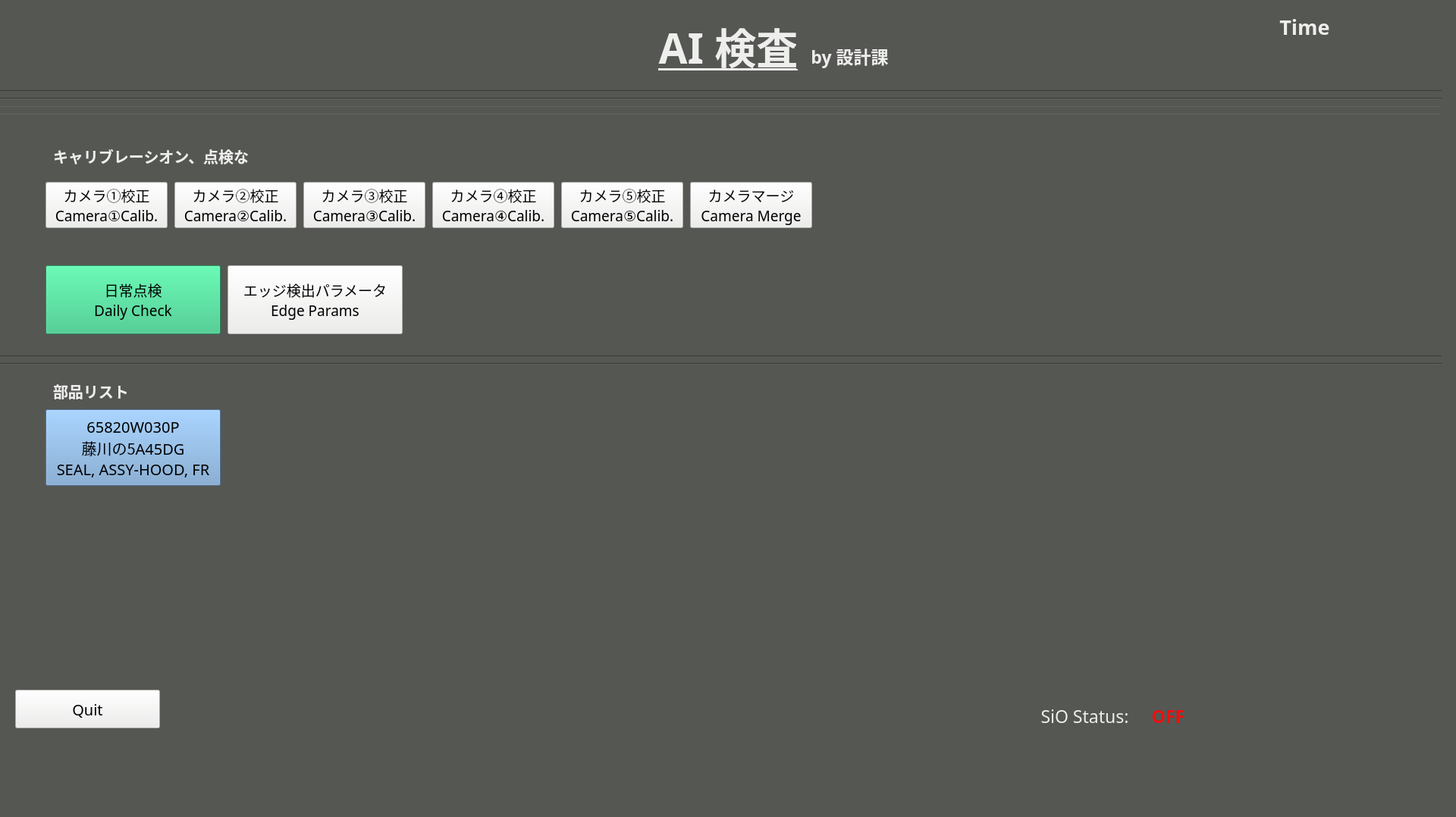
<?xml version="1.0" encoding="UTF-8"?>
<ui version="4.0">
 <class>MainWindow</class>
 <widget class="QMainWindow" name="MainWindow">
  <property name="enabled">
   <bool>true</bool>
  </property>
  <property name="geometry">
   <rect>
    <x>0</x>
    <y>0</y>
    <width>1920</width>
    <height>1078</height>
   </rect>
  </property>
  <property name="windowTitle">
   <string>MainWindow</string>
  </property>
  <property name="styleSheet">
   <string notr="true">background-color: rgb(85, 87, 83);</string>
  </property>
  <widget class="QWidget" name="centralwidget">
   <property name="enabled">
    <bool>true</bool>
   </property>
   <widget class="QPushButton" name="camcalibrationbutton1">
    <property name="geometry">
     <rect>
      <x>60</x>
      <y>240</y>
      <width>161</width>
      <height>61</height>
     </rect>
    </property>
    <property name="font">
     <font>
      <family>Ubuntu Mono</family>
      <pointsize>14</pointsize>
     </font>
    </property>
    <property name="styleSheet">
     <string notr="true">background-color: rgb(238, 238, 236);</string>
    </property>
    <property name="text">
     <string extracomment="Generate intrinsic camera parameter">カメラ①校正 
Camera①Calib.</string>
    </property>
   </widget>
   <widget class="Line" name="line_1">
    <property name="geometry">
     <rect>
      <x>0</x>
      <y>460</y>
      <width>1901</width>
      <height>20</height>
     </rect>
    </property>
    <property name="orientation">
     <enum>Qt::Horizontal</enum>
    </property>
   </widget>
   <widget class="QPushButton" name="P65820W030Pbutton">
    <property name="geometry">
     <rect>
      <x>60</x>
      <y>540</y>
      <width>231</width>
      <height>101</height>
     </rect>
    </property>
    <property name="font">
     <font>
      <family>Ubuntu Mono</family>
      <pointsize>15</pointsize>
     </font>
    </property>
    <property name="styleSheet">
     <string notr="true">background-color: rgb(238, 238, 236);
background-color: rgb(114, 159, 207);</string>
    </property>
    <property name="text">
     <string>65820W030P
藤川の5A45DG
SEAL, ASSY-HOOD, FR</string>
    </property>
   </widget>
   <widget class="Line" name="line_2">
    <property name="geometry">
     <rect>
      <x>0</x>
      <y>470</y>
      <width>1901</width>
      <height>20</height>
     </rect>
    </property>
    <property name="orientation">
     <enum>Qt::Horizontal</enum>
    </property>
   </widget>
   <widget class="QLabel" name="label_1">
    <property name="geometry">
     <rect>
      <x>70</x>
      <y>500</y>
      <width>211</width>
      <height>31</height>
     </rect>
    </property>
    <property name="font">
     <font>
      <family>Ubuntu Mono</family>
      <pointsize>15</pointsize>
      <weight>75</weight>
      <bold>true</bold>
     </font>
    </property>
    <property name="styleSheet">
     <string notr="true">color: rgb(238, 238, 236);</string>
    </property>
    <property name="text">
     <string>部品リスト</string>
    </property>
    <property name="alignment">
     <set>Qt::AlignLeading|Qt::AlignLeft|Qt::AlignVCenter</set>
    </property>
   </widget>
   <widget class="QLabel" name="label_2">
    <property name="geometry">
     <rect>
      <x>70</x>
      <y>190</y>
      <width>361</width>
      <height>31</height>
     </rect>
    </property>
    <property name="font">
     <font>
      <family>Ubuntu Mono</family>
      <pointsize>15</pointsize>
      <weight>75</weight>
      <bold>true</bold>
     </font>
    </property>
    <property name="styleSheet">
     <string notr="true">color: rgb(238, 238, 236);</string>
    </property>
    <property name="text">
     <string>キャリブレーシオン、点検な</string>
    </property>
    <property name="alignment">
     <set>Qt::AlignLeading|Qt::AlignLeft|Qt::AlignVCenter</set>
    </property>
   </widget>
   <widget class="QPushButton" name="edgedetectbutton">
    <property name="geometry">
     <rect>
      <x>300</x>
      <y>350</y>
      <width>231</width>
      <height>91</height>
     </rect>
    </property>
    <property name="font">
     <font>
      <family>Ubuntu Mono</family>
      <pointsize>14</pointsize>
     </font>
    </property>
    <property name="styleSheet">
     <string notr="true">background-color: rgb(238, 238, 236);</string>
    </property>
    <property name="text">
     <string extracomment="param for canny">エッジ検出パラメータ
Edge Params</string>
    </property>
   </widget>
   <widget class="QPushButton" name="quitbutton">
    <property name="geometry">
     <rect>
      <x>20</x>
      <y>910</y>
      <width>191</width>
      <height>51</height>
     </rect>
    </property>
    <property name="font">
     <font>
      <family>Ubuntu Mono</family>
      <pointsize>15</pointsize>
     </font>
    </property>
    <property name="styleSheet">
     <string notr="true">background-color: rgb(238, 238, 236);</string>
    </property>
    <property name="text">
     <string>Quit</string>
    </property>
   </widget>
   <widget class="Line" name="line_3">
    <property name="geometry">
     <rect>
      <x>0</x>
      <y>140</y>
      <width>1901</width>
      <height>20</height>
     </rect>
    </property>
    <property name="orientation">
     <enum>Qt::Horizontal</enum>
    </property>
   </widget>
   <widget class="Line" name="line_4">
    <property name="geometry">
     <rect>
      <x>0</x>
      <y>130</y>
      <width>1901</width>
      <height>20</height>
     </rect>
    </property>
    <property name="orientation">
     <enum>Qt::Horizontal</enum>
    </property>
   </widget>
   <widget class="Line" name="line_5">
    <property name="geometry">
     <rect>
      <x>0</x>
      <y>110</y>
      <width>1901</width>
      <height>20</height>
     </rect>
    </property>
    <property name="orientation">
     <enum>Qt::Horizontal</enum>
    </property>
   </widget>
   <widget class="Line" name="line_6">
    <property name="geometry">
     <rect>
      <x>0</x>
      <y>120</y>
      <width>1901</width>
      <height>20</height>
     </rect>
    </property>
    <property name="orientation">
     <enum>Qt::Horizontal</enum>
    </property>
   </widget>
   <widget class="QLabel" name="label_3">
    <property name="geometry">
     <rect>
      <x>800</x>
      <y>10</y>
      <width>321</width>
      <height>91</height>
     </rect>
    </property>
    <property name="font">
     <font>
      <family>Uroob</family>
      <pointsize>41</pointsize>
      <weight>75</weight>
      <bold>true</bold>
      <underline>true</underline>
     </font>
    </property>
    <property name="styleSheet">
     <string notr="true">color: rgb(238, 238, 236);</string>
    </property>
    <property name="text">
     <string>AI 検査</string>
    </property>
    <property name="alignment">
     <set>Qt::AlignBottom|Qt::AlignHCenter</set>
    </property>
   </widget>
   <widget class="QLabel" name="label_4">
    <property name="geometry">
     <rect>
      <x>1050</x>
      <y>50</y>
      <width>141</width>
      <height>41</height>
     </rect>
    </property>
    <property name="font">
     <font>
      <family>Uroob</family>
      <pointsize>17</pointsize>
      <weight>75</weight>
      <bold>true</bold>
      <underline>false</underline>
     </font>
    </property>
    <property name="styleSheet">
     <string notr="true">color: rgb(238, 238, 236);</string>
    </property>
    <property name="text">
     <string>by 設計課</string>
    </property>
    <property name="alignment">
     <set>Qt::AlignBottom|Qt::AlignHCenter</set>
    </property>
   </widget>
   <widget class="QLabel" name="label_5">
    <property name="geometry">
     <rect>
      <x>1360</x>
      <y>920</y>
      <width>141</width>
      <height>41</height>
     </rect>
    </property>
    <property name="font">
     <font>
      <family>Ubuntu Mono</family>
      <pointsize>17</pointsize>
      <weight>50</weight>
      <bold>false</bold>
      <underline>false</underline>
     </font>
    </property>
    <property name="styleSheet">
     <string notr="true">color: rgb(238, 238, 236);</string>
    </property>
    <property name="text">
     <string>SiO Status:</string>
    </property>
    <property name="alignment">
     <set>Qt::AlignBottom|Qt::AlignHCenter</set>
    </property>
   </widget>
   <widget class="QLabel" name="status_sio">
    <property name="geometry">
     <rect>
      <x>1510</x>
      <y>920</y>
      <width>61</width>
      <height>41</height>
     </rect>
    </property>
    <property name="font">
     <font>
      <family>Ubuntu Mono</family>
      <pointsize>17</pointsize>
      <weight>75</weight>
      <bold>true</bold>
      <underline>false</underline>
     </font>
    </property>
    <property name="styleSheet">
     <string notr="true">color: rgb(238, 15, 15);</string>
    </property>
    <property name="text">
     <string>OFF</string>
    </property>
    <property name="alignment">
     <set>Qt::AlignBottom|Qt::AlignHCenter</set>
    </property>
   </widget>
   <widget class="QLabel" name="timeLabel">
    <property name="geometry">
     <rect>
      <x>1540</x>
      <y>10</y>
      <width>361</width>
      <height>51</height>
     </rect>
    </property>
    <property name="font">
     <font>
      <family>Ubuntu Mono</family>
      <pointsize>20</pointsize>
      <weight>75</weight>
      <bold>true</bold>
     </font>
    </property>
    <property name="styleSheet">
     <string notr="true">color: rgb(238, 238, 236);</string>
    </property>
    <property name="text">
     <string>Time</string>
    </property>
    <property name="alignment">
     <set>Qt::AlignCenter</set>
    </property>
   </widget>
   <widget class="QPushButton" name="dailytenkenbutton">
    <property name="geometry">
     <rect>
      <x>60</x>
      <y>350</y>
      <width>231</width>
      <height>91</height>
     </rect>
    </property>
    <property name="font">
     <font>
      <family>Ubuntu Mono</family>
      <pointsize>14</pointsize>
     </font>
    </property>
    <property name="styleSheet">
     <string notr="true">background-color: rgb(46, 194, 126);</string>
    </property>
    <property name="text">
     <string extracomment="Generate intrinsic camera parameter">日常点検
Daily Check</string>
    </property>
   </widget>
   <widget class="QPushButton" name="camcalibrationbutton2">
    <property name="geometry">
     <rect>
      <x>230</x>
      <y>240</y>
      <width>161</width>
      <height>61</height>
     </rect>
    </property>
    <property name="font">
     <font>
      <family>Ubuntu Mono</family>
      <pointsize>14</pointsize>
     </font>
    </property>
    <property name="styleSheet">
     <string notr="true">background-color: rgb(238, 238, 236);</string>
    </property>
    <property name="text">
     <string extracomment="Generate intrinsic camera parameter">カメラ②校正 
Camera②Calib.</string>
    </property>
   </widget>
   <widget class="QPushButton" name="camcalibrationbutton3">
    <property name="geometry">
     <rect>
      <x>400</x>
      <y>240</y>
      <width>161</width>
      <height>61</height>
     </rect>
    </property>
    <property name="font">
     <font>
      <family>Ubuntu Mono</family>
      <pointsize>14</pointsize>
     </font>
    </property>
    <property name="styleSheet">
     <string notr="true">background-color: rgb(238, 238, 236);</string>
    </property>
    <property name="text">
     <string extracomment="Generate intrinsic camera parameter">カメラ③校正 
Camera③Calib.</string>
    </property>
   </widget>
   <widget class="QPushButton" name="camcalibrationbutton4">
    <property name="geometry">
     <rect>
      <x>570</x>
      <y>240</y>
      <width>161</width>
      <height>61</height>
     </rect>
    </property>
    <property name="font">
     <font>
      <family>Ubuntu Mono</family>
      <pointsize>14</pointsize>
     </font>
    </property>
    <property name="styleSheet">
     <string notr="true">background-color: rgb(238, 238, 236);</string>
    </property>
    <property name="text">
     <string extracomment="Generate intrinsic camera parameter">カメラ④校正 
Camera④Calib.</string>
    </property>
   </widget>
   <widget class="QPushButton" name="camcalibrationbutton5">
    <property name="geometry">
     <rect>
      <x>740</x>
      <y>240</y>
      <width>161</width>
      <height>61</height>
     </rect>
    </property>
    <property name="font">
     <font>
      <family>Ubuntu Mono</family>
      <pointsize>14</pointsize>
     </font>
    </property>
    <property name="styleSheet">
     <string notr="true">background-color: rgb(238, 238, 236);</string>
    </property>
    <property name="text">
     <string extracomment="Generate intrinsic camera parameter">カメラ⑤校正 
Camera⑤Calib.</string>
    </property>
   </widget>
   <widget class="QPushButton" name="cameraMerge">
    <property name="geometry">
     <rect>
      <x>910</x>
      <y>240</y>
      <width>161</width>
      <height>61</height>
     </rect>
    </property>
    <property name="font">
     <font>
      <family>Ubuntu Mono</family>
      <pointsize>14</pointsize>
     </font>
    </property>
    <property name="styleSheet">
     <string notr="true">background-color: rgb(238, 238, 236);</string>
    </property>
    <property name="text">
     <string extracomment="Generate intrinsic camera parameter">カメラマージ 
Camera Merge</string>
    </property>
   </widget>
  </widget>
  <widget class="QMenuBar" name="menubar">
   <property name="geometry">
    <rect>
     <x>0</x>
     <y>0</y>
     <width>1920</width>
     <height>21</height>
    </rect>
   </property>
  </widget>
  <widget class="QStatusBar" name="statusbar"/>
 </widget>
 <resources/>
 <connections/>
</ui>
